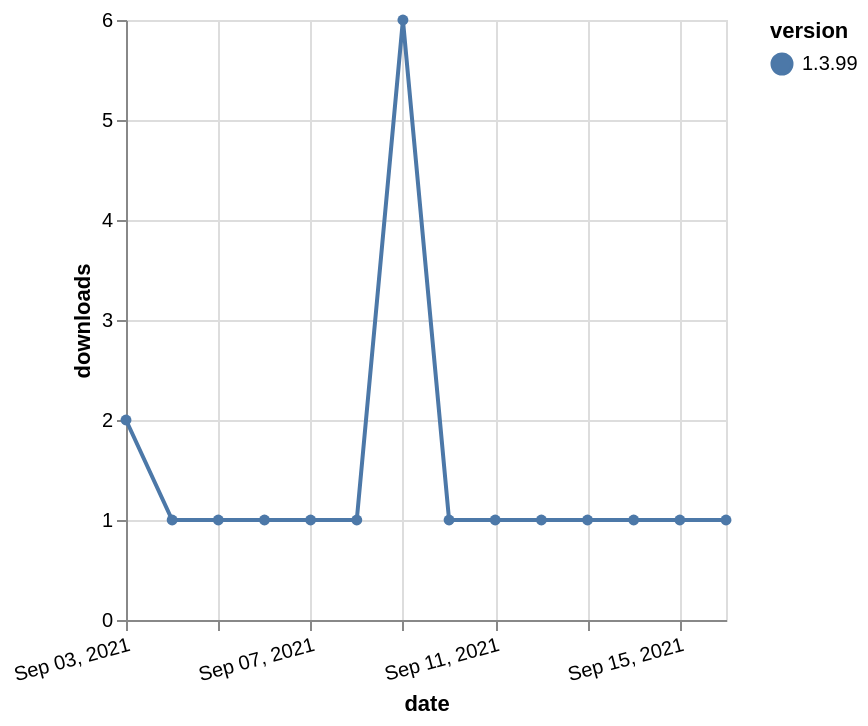

Vega-Lite specification stored for this chart:
### Vega-Lite specification from a JSON file in a GitHub repository (floating-point values rounded to 4 significant figures)
{"$schema": "https://vega.github.io/schema/vega-lite/v5.json", "description": "A simple bar chart with embedded data.", "data": {"values": [{"date": "2021-09-03", "total": 490, "delta": 2, "version": "1.3.99"}, {"date": "2021-09-04", "total": 491, "delta": 1, "version": "1.3.99"}, {"date": "2021-09-05", "total": 492, "delta": 1, "version": "1.3.99"}, {"date": "2021-09-06", "total": 493, "delta": 1, "version": "1.3.99"}, {"date": "2021-09-07", "total": 494, "delta": 1, "version": "1.3.99"}, {"date": "2021-09-08", "total": 495, "delta": 1, "version": "1.3.99"}, {"date": "2021-09-09", "total": 501, "delta": 6, "version": "1.3.99"}, {"date": "2021-09-10", "total": 502, "delta": 1, "version": "1.3.99"}, {"date": "2021-09-11", "total": 503, "delta": 1, "version": "1.3.99"}, {"date": "2021-09-12", "total": 504, "delta": 1, "version": "1.3.99"}, {"date": "2021-09-13", "total": 505, "delta": 1, "version": "1.3.99"}, {"date": "2021-09-14", "total": 506, "delta": 1, "version": "1.3.99"}, {"date": "2021-09-15", "total": 507, "delta": 1, "version": "1.3.99"}, {"date": "2021-09-16", "total": 508, "delta": 1, "version": "1.3.99"}]}, "width": "container", "mark": {"type": "line", "point": {"filled": true}}, "encoding": {"x": {"field": "date", "type": "temporal", "timeUnit": "yearmonthdate", "title": "date", "axis": {"labelAngle": -15}}, "y": {"field": "delta", "type": "quantitative", "title": "downloads"}, "color": {"field": "version", "type": "nominal"}, "tooltip": {"field": "delta"}}}
